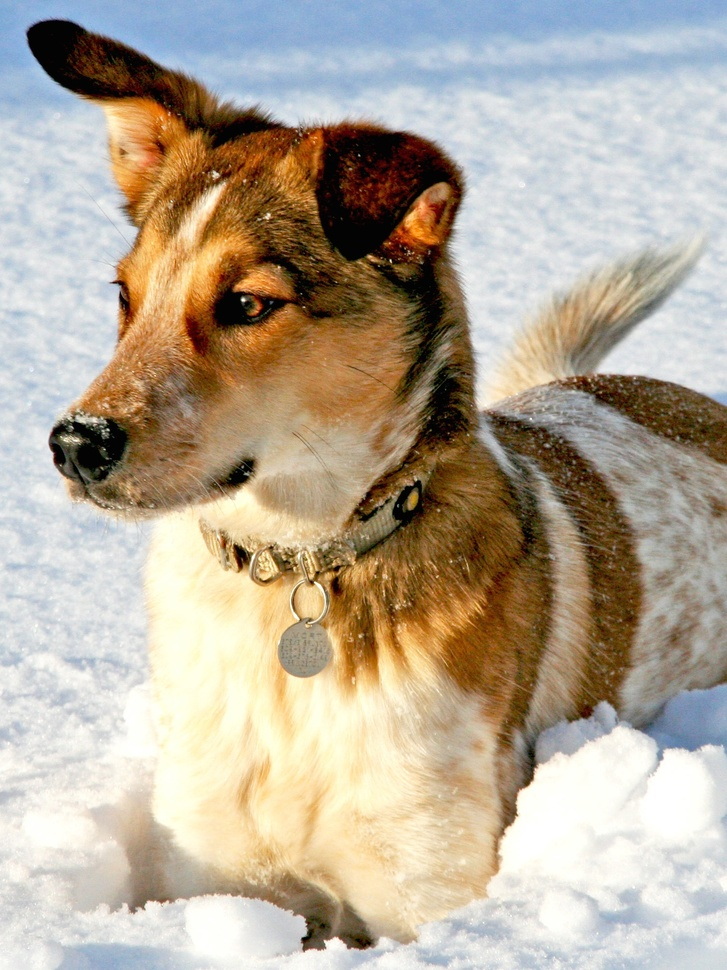
#> input picture dog.jpg, 727 x 970 px, shrunk from 1500 x 2000 before the run, found by its file name
$ jupyter execute --allow-errors Lecture07.ipynb
#> lines starting #> are read from the running program, lines starting #| are printed output that depends on the picture
## Lecture 7: Principal Component Analysis (PCA)

[cell 1]
import numpy as np
import os

import matplotlib.pyplot as plt
from matplotlib import rc
from matplotlib.image import imread

plt.rcParams['xtick.labelsize']=20      # change the tick label size for x axis
plt.rcParams['ytick.labelsize']=20      # change the tick label size for x axis
plt.rcParams['axes.linewidth']=1        # change the line width of the axis
plt.rcParams['xtick.major.width'] = 3   # change the tick line width of x axis
plt.rcParams['ytick.major.width'] = 3   # change the tick line width of y axis
rc('text', usetex=False)                # disable LaTeX rendering in plots
rc('font',**{'family':'DejaVu Sans'})   # set the font of the plot to be DejaVu Sans

### 0. Load dog.jpg

[cell 2]
from google.colab import drive
drive.mount('/content/drive')

path = "/content/drive/MyDrive/ME491"
image_path = os.path.join(path, "image/dog.jpg")

A = imread(image_path)
#> A is the input picture: shape (970, 727, 3); mean R, G, B 181.4, 169.5, 152
X = np.mean(A, -1) # Convert RGB to grayscale
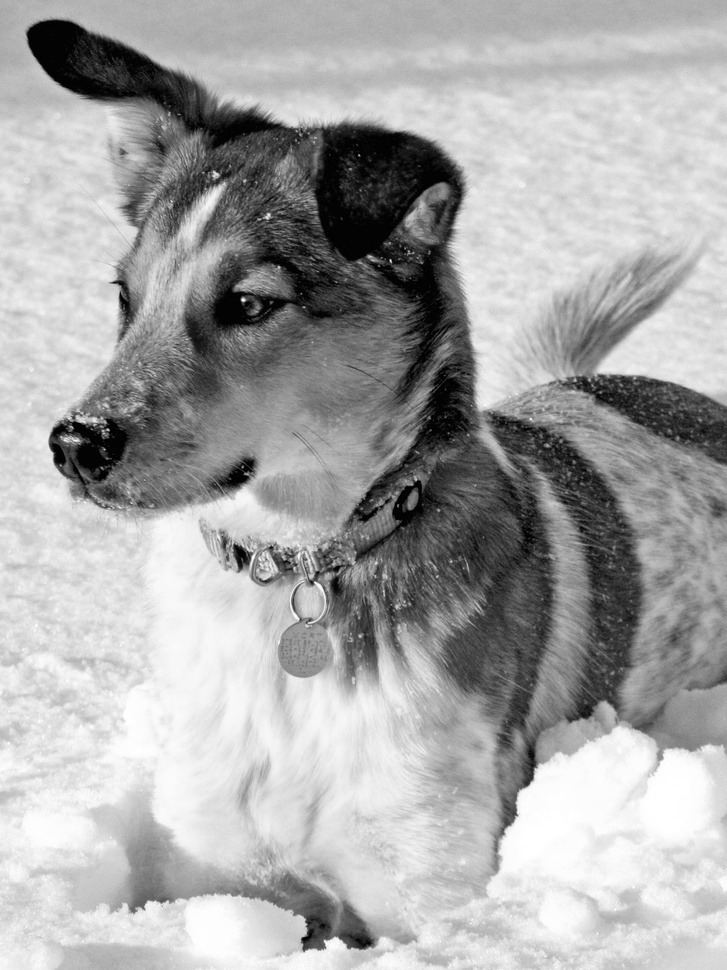
#> X: shape (970, 727) float64; min 0, max 255, mean 167.6
plt.imshow(X, cmap="Greys_r")
plt.axis('off') # We don't need axis here so let's remove them

### 1. The `PCA` command

There are many ways to perform PCA in Python. One simple way is just to follow the derivations and compute relevant matrices using the SVD results, but there are also packages with a single `pca` command included.  For example, the `sklearn.decomposition.PCA`.

To read more about it: https://scikit-learn.org/stable/modules/generated/sklearn.decomposition.PCA.html

`sklearn.decomposition.PCA` can output you both values related to `SVD` and `PCA`.

[cell 3]
from sklearn.decomposition import PCA

pca = PCA()
pca.fit(X)
S = pca.singular_values_
V = pca.components_
D = pca.explained_variance_

[cell 4]
n = len(X)
#> n = 970
plt.semilogy(S**2/(n-1), linewidth = 2, label = "Variance computed from Singular Values")
plt.semilogy(D, 'x', markersize = 5, label = "Variance computed from PCA Command")
plt.legend(frameon = False, fontsize = 12)
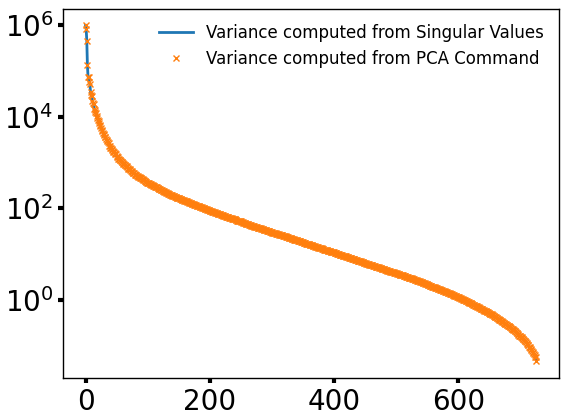
#> figure drawn by matplotlib, 1 panel; curve peaks at x = 0, y = 981421.4; curve peaks at x = 0, y = 981421.4
